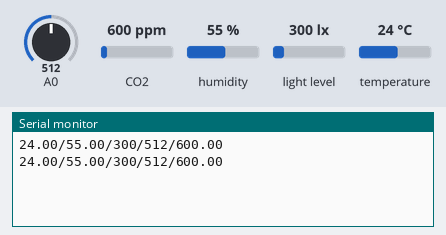
Bench run of a sketch on a simulated Arduino Uno, built with avr-gcc and run on an emulated ATmega328P. Shown: the last lines printed to the serial monitor. Inputs (shaded band) come from the test bench; at power-on: CO2 600 ppm, humidity 55 %, A0 = 512, light level 300 lx, temperature 24 °C.

Above: at 2.8 s.
2.9 s: CO2 set to 452 ppm
At 5.2 s:
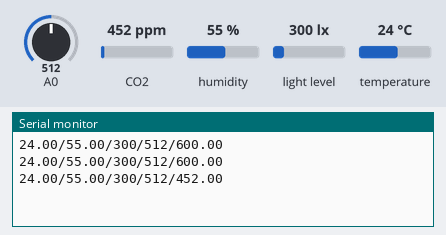
5.6 s: humidity set to 22 %
At 6.5 s:
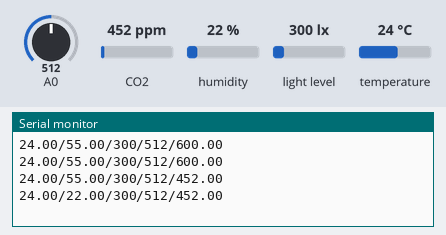
8.3 s: A0 set to 716
At 10.8 s:
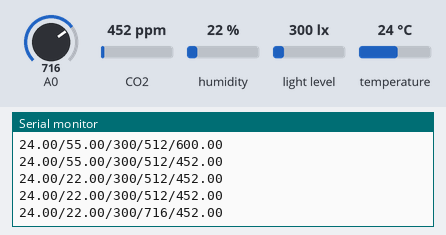
11.0 s: light level set to 40 lx
At 12.7 s:
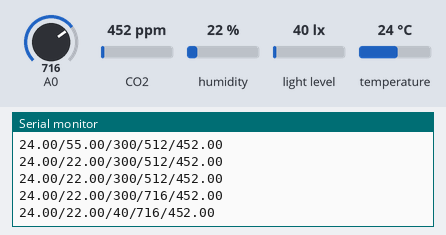
13.7 s: temperature set to 12 °C
At 15.2 s:
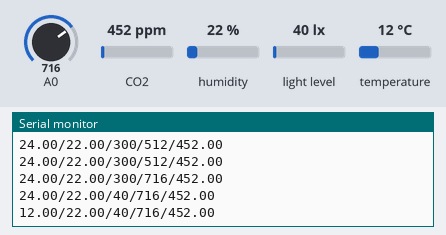
16.4 s: A0 set to 992
At 18.9 s:
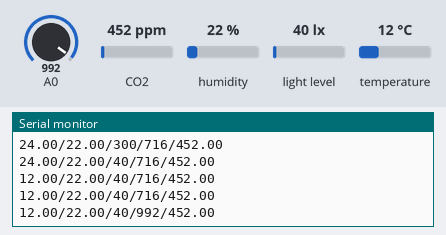
Timing chart, 0 to 20.1 s (numbered marks = the images above; inputs shaded):
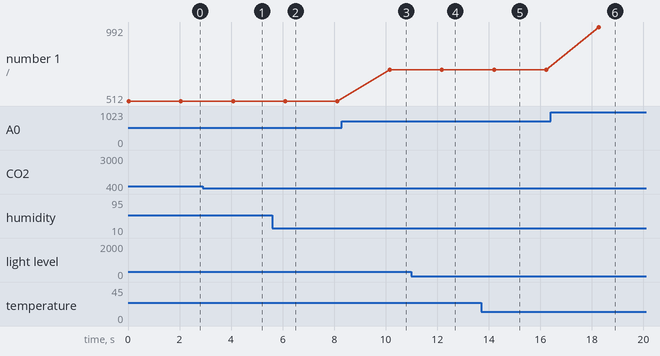

Measured:
- after the input at 2.9 s, the serial monitor: prints a new line after 1.2 s (image 1)
- after the input at 5.6 s, the serial monitor: prints a new line after 0.50 s (image 2)
- after the input at 8.3 s, the serial monitor: prints a new line after 1.9 s (image 3)
- after the input at 11.0 s, the serial monitor: prints a new line after 1.2 s (image 4)
- after the input at 13.7 s, the serial monitor: prints a new line after 0.51 s (image 5)
- after the input at 16.4 s, the serial monitor: prints a new line after 1.9 s (image 6)
- plotted number 1: 512 → 716 after the input at 8.3 s, 716 → 992 after the input at 16.4 s

The sketch:

Sensor_Connseed.ino
```cpp
#include <BH1750.h>
#include <DHT.h>
#include <DHT_U.h>
#include "MQ135.h"


#define RZERO 206.85    //  Define RZERO Calibration Value

String message;
int mf1 = 0;

BH1750 lightMeter;
MQ135 Gas = MQ135(A1);
DHT dht1(2, DHT11);

void setup() {
  // put your setup code here, to run once:
  Serial.begin(9600);
  lightMeter.begin();
  pinMode(A0, INPUT);
}

void loop() {
  int wtr = analogRead(A0);
  float ppm = Gas.getPPM();
  float tmp = dht1.readTemperature();
  float hum = dht1.readHumidity();
  uint16_t lux = lightMeter.readLightLevel();

  message = String(tmp)+"/"+String(hum)+"/"+String(lux)+"/"+String(wtr)+"/"+String(ppm);
  Serial.println(message);

  delay(2000);
}
```
